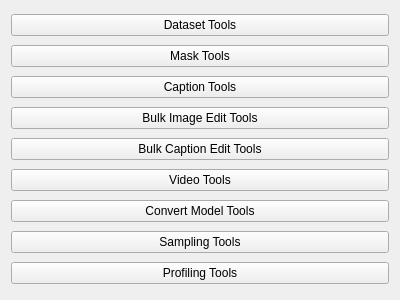
<?xml version="1.0" encoding="UTF-8"?>
<ui version="4.0">
 <class>Form</class>
 <widget class="QWidget" name="Form">
  <property name="geometry">
   <rect>
    <x>0</x>
    <y>0</y>
    <width>400</width>
    <height>300</height>
   </rect>
  </property>
  <property name="windowTitle">
   <string>Form</string>
  </property>
  <layout class="QVBoxLayout" name="verticalLayout">
   <item>
    <widget class="QPushButton" name="datasetBtn">
     <property name="text">
      <string>Dataset Tools</string>
     </property>
    </widget>
   </item>
   <item>
    <widget class="QPushButton" name="maskBtn">
     <property name="text">
      <string>Mask Tools</string>
     </property>
    </widget>
   </item>
   <item>
    <widget class="QPushButton" name="captionBtn">
     <property name="text">
      <string>Caption Tools</string>
     </property>
    </widget>
   </item>
   <item>
    <widget class="QPushButton" name="imageBtn">
     <property name="text">
      <string>Bulk Image Edit Tools</string>
     </property>
    </widget>
   </item>
   <item>
    <widget class="QPushButton" name="bulkCaptionBtn">
     <property name="text">
      <string>Bulk Caption Edit Tools</string>
     </property>
    </widget>
   </item>
   <item>
    <widget class="QPushButton" name="videoBtn">
     <property name="text">
      <string>Video Tools</string>
     </property>
    </widget>
   </item>
   <item>
    <widget class="QPushButton" name="convertBtn">
     <property name="text">
      <string>Convert Model Tools</string>
     </property>
    </widget>
   </item>
   <item>
    <widget class="QPushButton" name="samplingBtn">
     <property name="text">
      <string>Sampling Tools</string>
     </property>
    </widget>
   </item>
   <item>
    <widget class="QPushButton" name="profilingBtn">
     <property name="text">
      <string>Profiling Tools</string>
     </property>
    </widget>
   </item>
  </layout>
 </widget>
 <tabstops>
  <tabstop>datasetBtn</tabstop>
  <tabstop>maskBtn</tabstop>
  <tabstop>captionBtn</tabstop>
  <tabstop>imageBtn</tabstop>
  <tabstop>bulkCaptionBtn</tabstop>
  <tabstop>videoBtn</tabstop>
  <tabstop>convertBtn</tabstop>
  <tabstop>samplingBtn</tabstop>
  <tabstop>profilingBtn</tabstop>
 </tabstops>
 <resources/>
 <connections/>
</ui>
